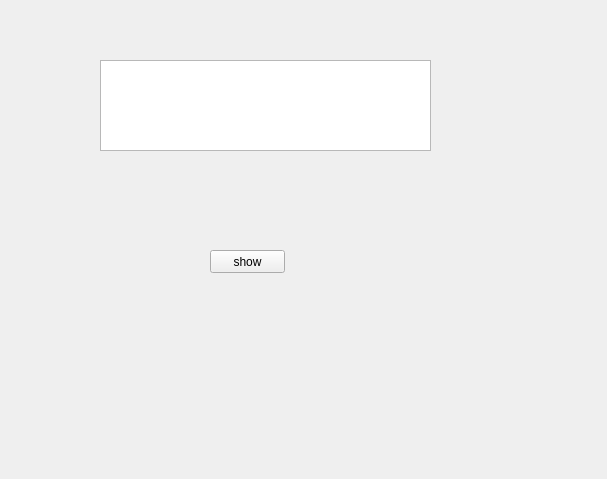
<?xml version="1.0" encoding="UTF-8"?>
<ui version="4.0">
 <class>Form</class>
 <widget class="QWidget" name="Form">
  <property name="geometry">
   <rect>
    <x>0</x>
    <y>0</y>
    <width>607</width>
    <height>479</height>
   </rect>
  </property>
  <property name="windowTitle">
   <string>Form</string>
  </property>
  <widget class="QTextEdit" name="textEdit">
   <property name="geometry">
    <rect>
     <x>100</x>
     <y>60</y>
     <width>331</width>
     <height>91</height>
    </rect>
   </property>
  </widget>
  <widget class="QPushButton" name="Button_show">
   <property name="geometry">
    <rect>
     <x>210</x>
     <y>250</y>
     <width>75</width>
     <height>23</height>
    </rect>
   </property>
   <property name="text">
    <string>show</string>
   </property>
  </widget>
 </widget>
 <resources/>
 <connections/>
</ui>
